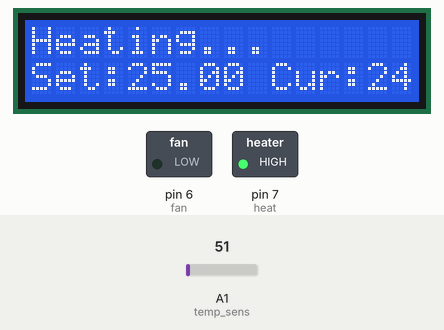
Bench run of a sketch on a simulated Arduino Uno, built with avr-gcc and run on an emulated ATmega328P. On the bench: 16×2 character LCD, switched loads named in the sketch (green lamp = pin HIGH). Inputs (shaded band) come from the test bench; at power-on: A1 (temp_sens) = 51. What the sketch prints to the serial monitor is not drawn.

Above: at 1.2 s.
1.3 s: A1 (temp_sens) set to 57
At 3.2 s:
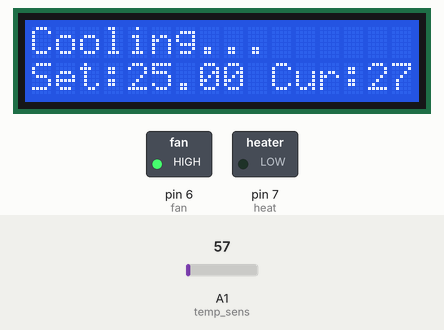
3.7 s: A1 (temp_sens) set to 61
At 4.5 s:
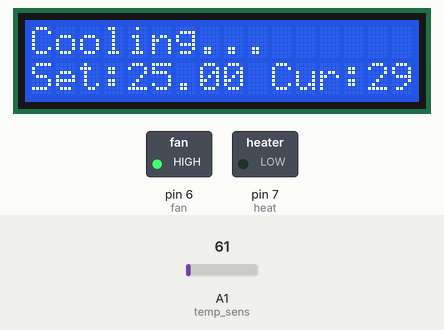
5.7 s: A1 (temp_sens) set to 71
At 7.1 s:
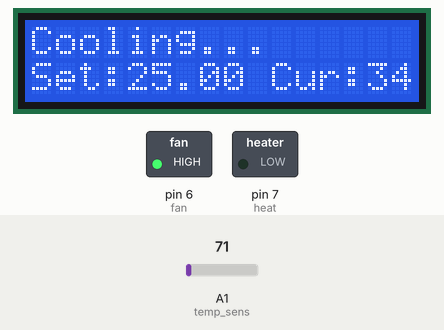
Timing chart, 0 to 8.7 s (numbered marks = the images above; inputs shaded):
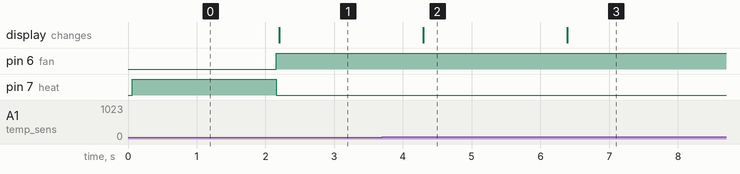

The sketch:

Tempcontrol.ino
```cpp
#include <LiquidCrystal.h>
#include <SoftwareSerial.h>

// Pin tanımlamaları
#define temp_sens A1
#define heat 7
#define fan 6

float temp_check = 0;
float set_point = 25;  // Set point 25°C

// LCD için pin atamaları (rs, en, d4, d5, d6, d7)
LiquidCrystal lcd(12, 11, 5, 4, 3, 2);

// Bluetooth modülü için SoftwareSerial (RX, TX)
// Bluetooth modülünüzün bağlantı pinlerine göre ayarlayın.
SoftwareSerial BTserial(8, 9);

void setup() {
  lcd.begin(16, 2);
  pinMode(temp_sens, INPUT);
  pinMode(heat, OUTPUT);
  pinMode(fan, OUTPUT);

  // Bluetooth ve Serial haberleşme başlatılıyor
  BTserial.begin(9600);  // Modülünüzün baud rate’i (genellikle 9600)
  Serial.begin(9600);    // Debug için Serial Monitor
}

void loop() {
  // Sıcaklık sensöründen okuma yapılıyor
  temp_check = analogRead(temp_sens);
  temp_check = temp_check * 0.48828125;  // Analog değeri sıcaklığa çevirme

  // LCD’nin eskimiş içeriğini temizleyelim
  lcd.clear();

  // Isı kontrolü: set point’e göre ısıtma veya soğutma
  if (temp_check < set_point) {
    digitalWrite(heat, HIGH);
    digitalWrite(fan, LOW);
    lcd.print("Heating...");
    BTserial.print("Mode: Heating, ");
  } else if (temp_check > set_point) {
    digitalWrite(heat, LOW);
    digitalWrite(fan, HIGH);
    lcd.print("Cooling...");
    BTserial.print("Mode: Cooling, ");
  } else {
    digitalWrite(heat, LOW);
    digitalWrite(fan, LOW);
    lcd.print("Stable");
    BTserial.print("Mode: Stable, ");
  }

  // LCD’ye set point ve mevcut sıcaklık yazdırma
  lcd.setCursor(0, 1);
  lcd.print("Set:");
  lcd.print(set_point);
  lcd.print(" Cur:");
  lcd.print(temp_check);

  // Bluetooth üzerinden verileri gönderme (örneğin, CSV formatında)
  BTserial.print("Set:");
  BTserial.print(set_point);
  BTserial.print(",Cur:");
  BTserial.println(temp_check);

  // Debug için Serial Monitor çıktısı
  Serial.print("Set:");
  Serial.print(set_point);
  Serial.print(", Cur:");
  Serial.println(temp_check);

  delay(1000);  // 1 saniyede bir güncelle
}
```

Measured:
- the behaviour switches between 51 and 52 on A1 (temp_sens) (found by bisection; images 0 and 1)
- after the input at 1.3 s, pin 6 (fan): LOW → HIGH after 0.86 s; pin 7 (heat): HIGH → LOW after 0.86 s; the display: changes after 0.90 s (image 1)
- after the input at 3.7 s, the display: changes after 0.59 s (image 2)
- after the input at 5.7 s, the display: changes after 0.69 s (image 3)
